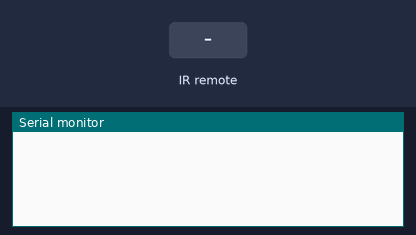
A program run on a simulated Arduino Micro, built with avr-gcc and run on an emulated ATmega32U4. On the bench: the last lines printed to the serial monitor. Inputs (shaded band) come from the test bench. USB keyboard and mouse output is not drawn.

Above: at 1.4 s.
1.5 s: infrared code 0xFFFFFFFF received
At 2.9 s:
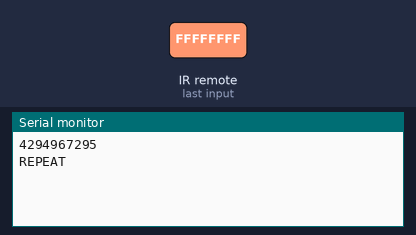
3.2 s: infrared code 0x20DF1EE1 received
At 4.3 s:
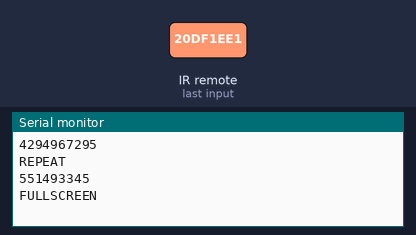
4.7 s: infrared code 0x20DF02FD received
At 5.6 s:
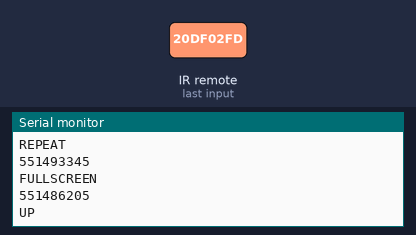
6.2 s: infrared code 0x20DF827D received
At 6.9 s:
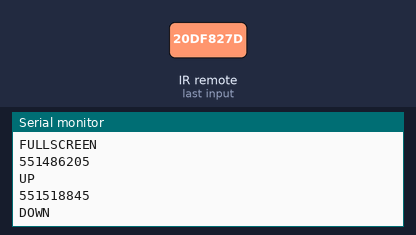
7.7 s: infrared code 0x20DF609F received
At 8.2 s:
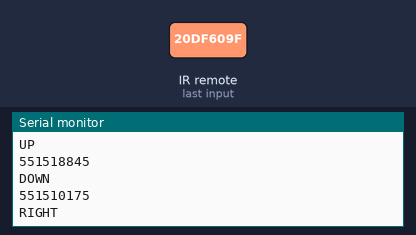
9.2 s: infrared code 0x20DFE01F received
At 10.7 s:
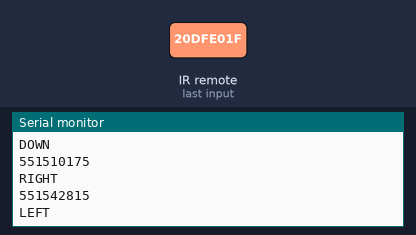
Timing chart, 0 to 11.7 s (numbered marks = the images above; inputs shaded):
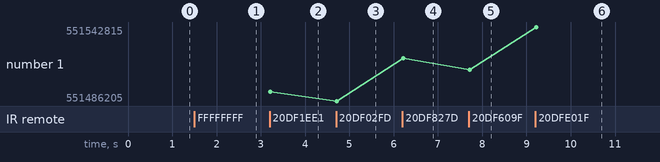

Measured:
- after the input at 1.5 s, the serial monitor: prints a new line after 0.20 s (image 1)
- after the input at 3.2 s, the serial monitor: prints a new line at once (image 2)
- after the input at 4.7 s, the serial monitor: prints a new line at once (image 3)
- after the input at 6.2 s, the serial monitor: prints a new line at once (image 4)
- after the input at 7.7 s, the serial monitor: prints a new line at once (image 5)
- after the input at 9.2 s, the serial monitor: prints a new line at once (image 6)
- plotted number 1: 551493345 → 551486205 after the input at 4.7 s, 551486205 → 551518845 after the input at 6.2 s, 551518845 → 551510175 after the input at 7.7 s, 551510175 → 551542815 after the input at 9.2 s

The program:

main.cpp
```cpp
/*
 * https://www.arduino.cc/en/Reference/KeyboardModifiers
 * http://kodi.wiki/view/keyboard_controls
 *
 */

#include <Arduino.h>
#include <Keyboard.h>
#include <IRremote.h>

int RECV_PIN = 4;
int VCC_PIN = 2;

IRrecv irrecv(RECV_PIN);
decode_results results;

char lastCode = 0x00;
int keyRepeatDelay = 300;

void setup()
{
  pinMode(VCC_PIN, OUTPUT);
  digitalWrite(VCC_PIN, HIGH);
  delay(200);

  Serial.begin(9600);
  irrecv.enableIRIn();

  Keyboard.begin();

/*
  for (int i=1; i<255; i++)
  {

    Keyboard.write(i);
    delay(100);
  }*/
}

void press(String help, char key, bool write = false)
{
  lastCode = key;

  if (help == "REPEAT")
    keyRepeatDelay = 50;
  else
    keyRepeatDelay = 300;

  Serial.println(help);
  //Serial.println(key);
  if (write == true)
    Keyboard.write(key);
  else
  {
    Keyboard.write(key);
    //Keyboard.releaseAll();
  }
}

void loop()
{
  if (irrecv.decode(&results))
  {
    Serial.println(results.value);

    switch(results.value)
    {
      case 4294967295: //LG
        press("REPEAT", lastCode);
        break;
      case 551493345: //LG
        press("FULLSCREEN", '\\');
        break;
      case 551486205: //LG
        press("UP", KEY_UP_ARROW);
        break;
      case 551518845: //LG
        press("DOWN", KEY_DOWN_ARROW);
        break;
      case 551510175: //LG
        press("RIGHT", KEY_RIGHT_ARROW);
        break;
      case 551542815: //LG
        press("LEFT", KEY_LEFT_ARROW);
        break;
      case 551489775: //LG
          press("ON", 's');
        break;
      case 551494365: //LG
          press("ENTER", KEY_RETURN);
        break;
      case 551490795: //LG
      case 551541285: //LG
          press("BACK", KEY_BACKSPACE);
        break;
      case 551501505: //LG
          press("HOME", KEY_HOME);
        break;
      case 551514510: //LG
          press("FASTFORWARD", 'f');
        break;
      case 551507370: //LG
          press("INFO", 'i');
        break;
      case 551489010: //LG
          press("PLAY", 'p');
        break;
      case 551547150: //LG
          press("REWIND", 'r');
        break;
      case 551525475: //LG
          press("SUBTITLES", 't');
        break;
      case 551521650: //LG
          press("STOP", 'x');
        break;
      case 551548170: //LG
          press("ZOOM", 'z');
        break;
      case 551509410: //LG
          press("PAUSE", ' ');
        break;
      case 551522415: //LG
          press("MUTE", KEY_F8);
        break;
      case 551502015: //LG
          press("VOLUMEUP", '=');
        break;
      case 551534655: //LG
          press("VOLUMEDOWN", '/');
        break;
      case 551485695: //LG
          press("PAGEUP", KEY_PAGE_UP);
        break;
      case 551518335: //LG
          press("PAGEDOWN", KEY_PAGE_DOWN);
        break;
    }

    irrecv.resume();
  }

  delay(keyRepeatDelay);
}
```
